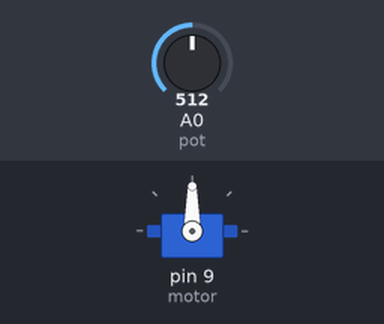
Bench run of a sketch on a simulated Arduino Uno, built with avr-gcc and run on an emulated ATmega328P. Shown: servo. The test bench sets the inputs (shaded band); at power-on: A0 (pot) = 512.

Above: at 1.2 s.
1.3 s: A0 (pot) set to 716
At 2.0 s:
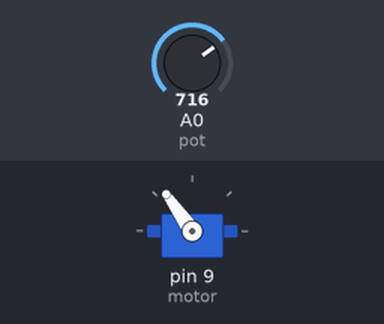
2.8 s: A0 (pot) set to 900
At 4.0 s:
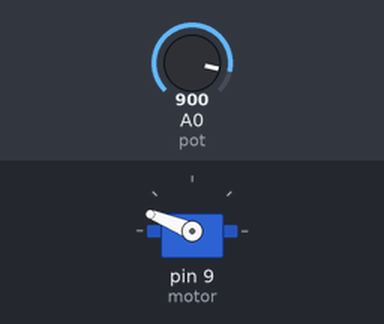
4.3 s: A0 (pot) set to 1023
At 5.5 s:
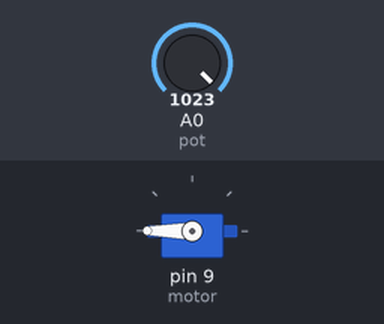
5.8 s: A0 (pot) set to 306
At 6.3 s:
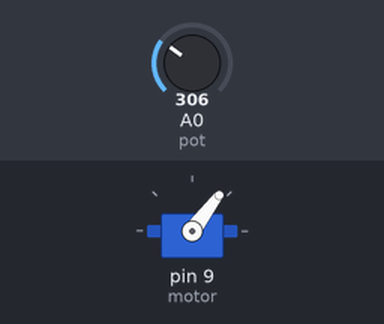
7.3 s: A0 (pot) set to 122
At 7.7 s:
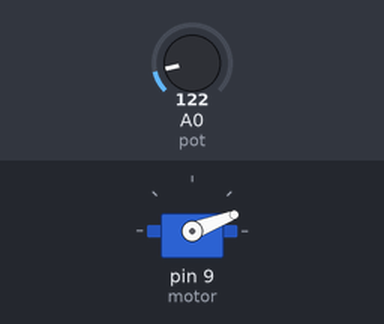
Timing chart, 0 to 9.8 s (numbered marks = the images above; inputs shaded):
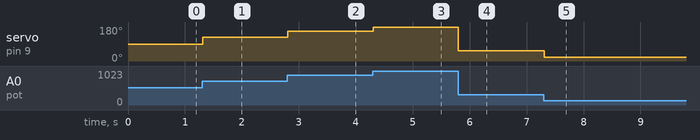

The sketch:

atv2.ino
```cpp
#include <Servo.h>

Servo motor;
int pot = A0;

void setup() {
  motor.attach(9); // Servo no pino 9
}

void loop() {
  int valor = analogRead(pot);
  int angulo = map(valor, 0, 1023, 0, 180);
  motor.write(angulo);
  delay(15);
}
```

Measured:
- after the input at 1.3 s, servo on pin 9 (motor): 90° → 125° at once
- after the input at 2.8 s, servo on pin 9 (motor): 125° → 158° at once
- after the input at 4.3 s, servo on pin 9 (motor): 158° → 180° at once
- after the input at 5.8 s, servo on pin 9 (motor): 180° → 53° at once
- after the input at 7.3 s, servo on pin 9 (motor): 53° → 21° at once
